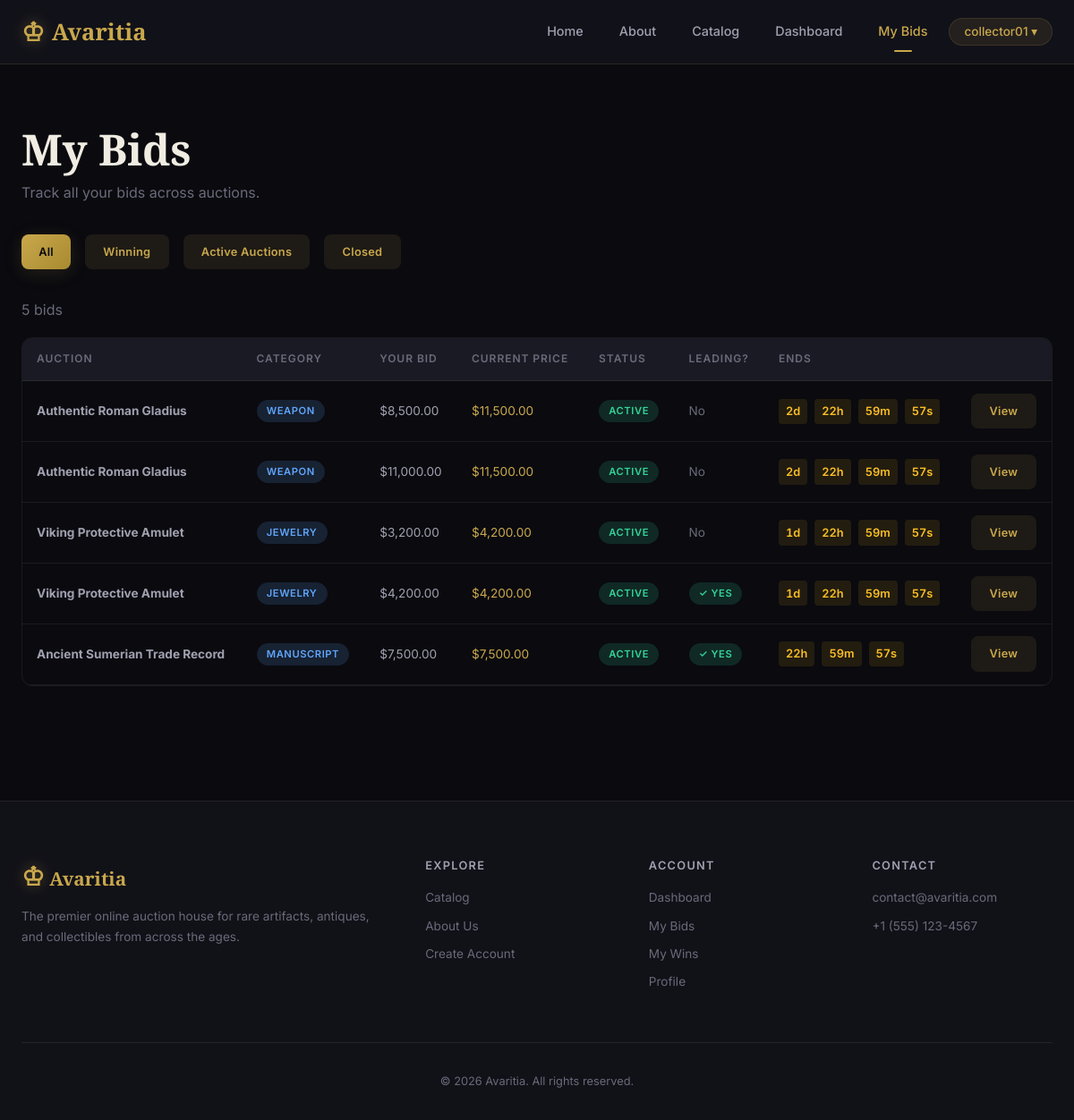
/my-bids.php (signed in), run on the app's committed database.
### tables this page shows
CREATE TABLE IF NOT EXISTS bids (
    bid_id INT AUTO_INCREMENT PRIMARY KEY,
    auction_id INT NOT NULL,
    bidder_id INT NOT NULL,
    bid_amount DECIMAL(12,2) NOT NULL,
    is_winning TINYINT(1) NOT NULL DEFAULT 0,
    created_at TIMESTAMP NOT NULL DEFAULT CURRENT_TIMESTAMP,
    FOREIGN KEY (auction_id) REFERENCES auctions(auction_id) ON DELETE CASCADE,
    FOREIGN KEY (bidder_id) REFERENCES users(user_id) ON DELETE CASCADE
);

CREATE TABLE IF NOT EXISTS auctions (
    auction_id INT AUTO_INCREMENT PRIMARY KEY,
    artifact_id INT NOT NULL,
    seller_id INT NOT NULL,
    title VARCHAR(200) NOT NULL,
    description TEXT DEFAULT NULL,
    starting_price DECIMAL(12,2) NOT NULL,
    reserve_price DECIMAL(12,2) DEFAULT NULL,
    current_price DECIMAL(12,2) NOT NULL DEFAULT 0.00,
    bid_increment DECIMAL(10,2) NOT NULL DEFAULT 1.00,
    status ENUM('pending', 'active', 'closed', 'cancelled') NOT NULL DEFAULT 'pending',
    start_time DATETIME NOT NULL,
    end_time DATETIME NOT NULL,
    created_at TIMESTAMP NOT NULL DEFAULT CURRENT_TIMESTAMP,
    updated_at TIMESTAMP NOT NULL DEFAULT CURRENT_TIMESTAMP ON UPDATE CURRENT_TIMESTAMP,
    FOREIGN KEY (artifact_id) REFERENCES artifacts(artifact_id) ON DELETE CASCADE,
    FOREIGN KEY (seller_id) REFERENCES users(user_id) ON DELETE CASCADE
);

CREATE TABLE IF NOT EXISTS artifacts (
    artifact_id INT AUTO_INCREMENT PRIMARY KEY,
    title VARCHAR(150) NOT NULL,
    description TEXT NOT NULL,
    origin VARCHAR(100) DEFAULT NULL,
    era VARCHAR(100) DEFAULT NULL,
    category ENUM('sculpture', 'painting', 'jewelry', 'pottery', 'weapon', 'manuscript', 'textile', 'coin', 'fossil', 'other') NOT NULL DEFAULT 'other',
    condition_rating ENUM('pristine', 'excellent', 'good', 'fair', 'poor') NOT NULL DEFAULT 'good',
    image_url VARCHAR(255) DEFAULT NULL,
    provenance TEXT DEFAULT NULL,
    added_by INT NOT NULL,
    is_verified TINYINT(1) NOT NULL DEFAULT 0,
    is_flagged TINYINT(1) NOT NULL DEFAULT 0,
    created_at TIMESTAMP NOT NULL DEFAULT CURRENT_TIMESTAMP,
    updated_at TIMESTAMP NOT NULL DEFAULT CURRENT_TIMESTAMP ON UPDATE CURRENT_TIMESTAMP,
    FOREIGN KEY (added_by) REFERENCES users(user_id) ON DELETE CASCADE
);

### my-bids.php (the view, shortened to what this page needs)
<?php
$db = getDB();
$userId = getCurrentUserId();
$filter = $_GET['filter'] ?? 'all';
$where = "WHERE b.bidder_id = ?";
$params = [$userId];
$stmt = $db->prepare("
    SELECT b.*, a.title AS auction_title, a.status AS auction_status,
           a.current_price, a.end_time, art.category
    FROM bids b
    JOIN auctions a ON b.auction_id = a.auction_id
    JOIN artifacts art ON a.artifact_id = art.artifact_id
    $where
    ORDER BY b.created_at DESC
");
$stmt->execute($params);
$bids = $stmt->fetchAll();
require_once 'includes/header.php';
?>
<section class="section">
    <div class="container">
        <h1 style="margin-bottom: var(--space-xs);">My Bids</h1>
        <p class="text-muted mb-2">Track all your bids across auctions.</p>
        <div class="flex gap-1 mb-2">
            <a href="?filter=all" class="btn <?php echo $filter === 'all' ? 'btn-gold' : 'btn-ghost'; ?> btn-sm">All</a>
            <a href="?filter=winning" class="btn <?php echo $filter === 'winning' ? 'btn-gold' : 'btn-ghost'; ?> btn-sm">Winning</a>
            <a href="?filter=active" class="btn <?php echo $filter === 'active' ? 'btn-gold' : 'btn-ghost'; ?> btn-sm">Active Auctions</a>
            <a href="?filter=closed" class="btn <?php echo $filter === 'closed' ? 'btn-gold' : 'btn-ghost'; ?> btn-sm">Closed</a>
        </div>
        <?php if (empty($bids)): ?>
            <div class="text-center" style="padding:var(--space-3xl); background:var(--bg-card); border-radius:var(--radius-lg);">
                <p style="font-size:3rem; margin-bottom:var(--space-md);">🎯</p>
                <h3>No bids found</h3>
                <p class="text-muted mb-1">Start bidding on artifacts to see them here.</p>
                <a href="catalog.php" class="btn btn-gold">Browse Catalog</a>
            </div>
        <?php else: ?>
            <p class="text-muted mb-1"><?php echo count($bids); ?> bid<?php echo count($bids) !== 1 ? 's' : ''; ?></p>
            <div class="table-container">
                <table>
                    <thead>
                        <tr>
                            <th>Auction</th>
                            <th>Category</th>
                            <th>Your Bid</th>
                            <th>Current Price</th>
                            <th>Status</th>
                            <th>Leading?</th>
                            <th>Ends</th>
                            <th></th>
                        </tr>
                    </thead>
                    <tbody>
                        <?php foreach ($bids as $bid): ?>
                        <tr>
                            <td><strong><?php echo htmlspecialchars($bid['auction_title']); ?></strong></td>
                            <td><span class="badge badge-info"><?php echo ucfirst($bid['category']); ?></span></td>
                            <td>$<?php echo number_format($bid['bid_amount'], 2); ?></td>
                            <td class="text-gold">$<?php echo number_format($bid['current_price'], 2); ?></td>
                            <td><span class="badge badge-<?php echo $bid['auction_status']; ?>"><?php echo ucfirst($bid['auction_status']); ?></span></td>
                            <td>
                                <?php if ($bid['is_winning']): ?>
                                    <span class="badge badge-active">✓ Yes</span>
                                <?php else: ?>
                                    <span class="text-muted">No</span>
                                <?php endif; ?>
                            </td>
                            <td>
                                <?php if ($bid['auction_status'] === 'active'): ?>
                                    <div class="auction-timer" data-countdown="<?php echo $bid['end_time']; ?>">
                                    </div>
                                <?php else: ?>
                                    <?php echo date('M j, Y', strtotime($bid['end_time'])); ?>
                                <?php endif; ?>
                            </td>
                            <td><a href="auction.php?id=<?php echo $bid['auction_id']; ?>" class="btn btn-ghost btn-sm">View</a></td>
                        </tr>
                        <?php endforeach; ?>
                    </tbody>
                </table>
            </div>
        <?php endif; ?>
    </div>
</section>
<?php require_once 'includes/footer.php'; ?>

### assets/css/styles.css (style rules this page uses)
:root { --bg-primary: #0a0a0f; --bg-secondary: #111118; --bg-tertiary: #1a1a24; --bg-card: #14141e; --bg-card-hover: #1c1c2a; --bg-glass: rgba(20, 20, 30, 0.75); --gold: #c9a84c; --gold-light: #e0c872; --gold-dark: #a88a30; --gold-glow: rgba(201, 168, 76, 0.25); --text-primary: #f0ece2; --text-secondary: #a0a0b0; --text-muted: #6a6a7a; --accent-green: #34d399; --accent-red: #f87171; --accent-blue: #60a5fa; --accent-orange: #fbbf24; --accent-purple: #a78bfa; --border: rgba(201, 168, 76, 0.15); --border-light: rgba(240, 236, 226, 0.08); --font-heading: 'Cinzel', serif; --font-body: 'Inter', -apple-system, BlinkMacSystemFont, sans-serif; --space-xs: 0.25rem; --space-sm: 0.5rem; --space-md: 1rem; --space-lg: 1.5rem; --space-xl: 2rem; --space-2xl: 3rem; --space-3xl: 4rem; --radius-sm: 4px; --radius-md: 8px; --radius-lg: 12px; --radius-xl: 16px; --radius-full: 9999px; --shadow-sm: 0 1px 3px rgba(0,0,0,0.4); --shadow-md: 0 4px 12px rgba(0,0,0,0.5); --shadow-lg: 0 8px 30px rgba(0,0,0,0.6); --shadow-gold: 0 4px 20px rgba(201, 168, 76, 0.15); --transition: 0.3s cubic-bezier(0.4, 0, 0.2, 1); --transition-fast: 0.15s ease; --sidebar-width: 260px; --navbar-height: 72px; --container-max: 1280px; }
*, *::before, *::after { box-sizing: border-box; margin: 0; padding: 0; }
html { scroll-behavior: smooth; -webkit-font-smoothing: antialiased; }
body { font-family: var(--font-body); background-color: var(--bg-primary); color: var(--text-primary); line-height: 1.7; min-height: 100vh; overflow-x: hidden; }
a { color: var(--gold); text-decoration: none; transition: color var(--transition-fast); }
h1, h2, h3, h4, h5, h6 { font-family: var(--font-heading); color: var(--text-primary); line-height: 1.3; font-weight: 600; }
h1 { font-size: clamp(2rem, 4vw, 3.2rem); }
.container { width: 100%; max-width: var(--container-max); margin: 0 auto; padding: 0 var(--space-lg); }
.text-gold { color: var(--gold); }
.text-muted { color: var(--text-muted); }
.mb-1 { margin-bottom: var(--space-md); }
.mb-2 { margin-bottom: var(--space-xl); }
.flex { display: flex; }
.gap-1 { gap: var(--space-md); }
.btn { display: inline-flex; align-items: center; justify-content: center; gap: var(--space-sm); padding: 0.75rem 1.75rem; font-family: var(--font-body); font-size: 0.9rem; font-weight: 600; letter-spacing: 0.02em; border: none; border-radius: var(--radius-md); cursor: pointer; transition: all var(--transition); text-decoration: none; white-space: nowrap; }
.btn-gold { background: linear-gradient(135deg, var(--gold), var(--gold-dark)); color: var(--bg-primary); box-shadow: var(--shadow-gold); }
.btn-ghost { background: rgba(201, 168, 76, 0.1); color: var(--gold); border: 1px solid transparent; }
.btn-sm { padding: 0.5rem 1.2rem; font-size: 0.8rem; }
.section { padding: var(--space-3xl) 0; }
.auction-timer { display: flex; gap: var(--space-sm); align-items: center; font-size: 0.8rem; color: var(--accent-orange); font-weight: 600; }
.table-container { overflow-x: auto; border-radius: var(--radius-lg); border: 1px solid var(--border-light); }
table { width: 100%; border-collapse: collapse; }
thead { background: var(--bg-tertiary); }
th { padding: 0.85rem 1rem; text-align: left; font-size: 0.75rem; font-weight: 600; text-transform: uppercase; letter-spacing: 0.08em; color: var(--text-muted); border-bottom: 1px solid var(--border-light); }
td { padding: 0.85rem 1rem; font-size: 0.85rem; border-bottom: 1px solid var(--border-light); color: var(--text-secondary); }
.badge { display: inline-flex; align-items: center; gap: 4px; padding: 0.2rem 0.7rem; font-size: 0.7rem; font-weight: 600; text-transform: uppercase; letter-spacing: 0.05em; border-radius: var(--radius-full); }
.badge-active { background: rgba(52, 211, 153, 0.15); color: var(--accent-green); }
.badge-info { background: rgba(96, 165, 250, 0.15); color: var(--accent-blue); }

### data on the page
bids: auction.title "Authentic Roman Gladius", artifacts.category "WEAPON", bid_amount "8,500.00", auction.current_price "11,500.00", auction.status "ACTIVE", is_winning "No"
bids: auction.title "Authentic Roman Gladius", artifacts.category "WEAPON", bid_amount "11,000.00", auction.current_price "11,500.00", auction.status "ACTIVE", is_winning "No"
bids: auction.title "Viking Protective Amulet", artifacts.category "JEWELRY", bid_amount "3,200.00", auction.current_price "4,200.00", auction.status "ACTIVE", is_winning "No"
bids: auction.title "Viking Protective Amulet", artifacts.category "JEWELRY", bid_amount "4,200.00", auction.current_price "4,200.00", auction.status "ACTIVE", is_winning "✓ YES"
bids: auction.title "Ancient Sumerian Trade Record", artifacts.category "MANUSCRIPT", bid_amount "7,500.00", auction.current_price "7,500.00", auction.status "ACTIVE", is_winning "✓ YES"

### other printed values
$_SESSION['username'] "collector01"
count($bids) "5"
